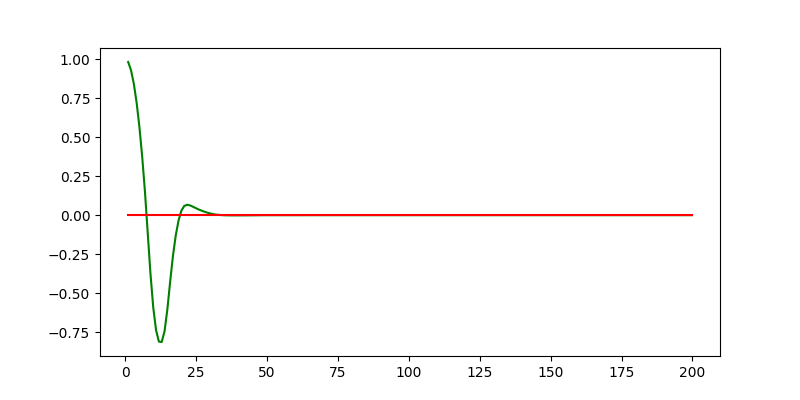

Source code (Python):
# ----------------
# User Instructions
#
# Implement twiddle as shown in the previous two videos.
# Your accumulated error should be very small!
#
# You don't have to use the exact values as shown in the video
# play around with different values! This quiz isn't graded just see
# how low of an error you can get.
#
# Try to get your error below 1.0e-10 with as few iterations
# as possible (too many iterations will cause a timeout).
#
# No cheating!
# ------------

import random
import numpy as np
import matplotlib.pyplot as plt

# ------------------------------------------------
# 
# this is the Robot class
#

class Robot(object):
    def __init__(self, length=20.0):
        """
        Creates robot and initializes location/orientation to 0, 0, 0.
        """
        self.x = 0.0
        self.y = 0.0
        self.orientation = 0.0
        self.length = length
        self.steering_noise = 0.0
        self.distance_noise = 0.0
        self.steering_drift = 0.0

    def set(self, x, y, orientation):
        """
        Sets a robot coordinate.
        """
        self.x = x
        self.y = y
        self.orientation = orientation % (2.0 * np.pi)

    def set_noise(self, steering_noise, distance_noise):
        """
        Sets the noise parameters.
        """
        # makes it possible to change the noise parameters
        # this is often useful in particle filters
        self.steering_noise = steering_noise
        self.distance_noise = distance_noise

    def set_steering_drift(self, drift):
        """
        Sets the systematical steering drift parameter
        """
        self.steering_drift = drift

    def move(self, steering, distance, tolerance=0.001, max_steering_angle=np.pi / 4.0):
        """
        steering = front wheel steering angle, limited by max_steering_angle
        distance = total distance driven, most be non-negative
        """
        if steering > max_steering_angle:
            steering = max_steering_angle
        if steering < -max_steering_angle:
            steering = -max_steering_angle
        if distance < 0.0:
            distance = 0.0

        # apply noise
        steering2 = random.gauss(steering, self.steering_noise)
        distance2 = random.gauss(distance, self.distance_noise)

        # apply steering drift
        steering2 += self.steering_drift

        # Execute motion
        turn = np.tan(steering2) * distance2 / self.length

        if abs(turn) < tolerance:
            # approximate by straight line motion
            self.x += distance2 * np.cos(self.orientation)
            self.y += distance2 * np.sin(self.orientation)
            self.orientation = (self.orientation + turn) % (2.0 * np.pi)
        else:
            # approximate bicycle model for motion
            radius = distance2 / turn
            cx = self.x - (np.sin(self.orientation) * radius)
            cy = self.y + (np.cos(self.orientation) * radius)
            self.orientation = (self.orientation + turn) % (2.0 * np.pi)
            self.x = cx + (np.sin(self.orientation) * radius)
            self.y = cy - (np.cos(self.orientation) * radius)

    def __repr__(self):
        return '[x=%.5f y=%.5f orient=%.5f]' % (self.x, self.y, self.orientation)

############## ADD / MODIFY CODE BELOW ####################
# ------------------------------------------------------------------------
#
# run - does a single control run


def make_robot():
    """
    Resets the robot back to the initial position and drift.
    You'll want to call this after you call `run`.
    """
    robot = Robot()
    robot.set(0, 1, 0)
    robot.set_steering_drift(10 / 180 * np.pi)
    return robot


# NOTE: We use params instead of tau_p, tau_d, tau_i
def run(robot, params, n=100, speed=1.0):
    x_trajectory = []
    y_trajectory = []
    err = 0
    prev_cte = robot.y
    int_cte = 0
    for i in range(2 * n):
        cte = robot.y
        diff_cte = cte - prev_cte
        int_cte += cte
        prev_cte = cte
        steer = -params[0] * cte - params[1] * diff_cte - params[2] * int_cte
        robot.move(steer, speed)
        x_trajectory.append(robot.x)
        y_trajectory.append(robot.y)
        if i >= n:
            err += cte ** 2
    return x_trajectory, y_trajectory, err / n


# Make this tolerance bigger if you are timing out!
def twiddle(tol=0.2): 
    # Don't forget to call `make_robot` before every call of `run`!
    p = [0, 0, 0]
    dp = [1, 1, 1]
    robot = make_robot()
    _, _, best_err = run(robot, p)
    # TODO: twiddle loop here
    while sum(dp) > tol: 
        for i in range(len(dp)):
            p[i] += dp[i]
            robot = make_robot()
            _, _, err = run(robot, p)
            if err < best_err:
                best_err = err
                dp[i]*=1.1
            else:
                p[i] -= 2*dp[i]
                robot = make_robot()
                _, _, err = run(robot, p)
                if err < best_err:
                    best_err = err
                    dp[i]*=1.1
                else:
                    p[i] += dp[i]
                    dp[i] *= .9
        print(best_err, p)
    
    return p, best_err


params, err = twiddle()
print("Final twiddle error = {}".format(err))
robot = make_robot()
x_trajectory, y_trajectory, err = run(robot, params)
n = len(x_trajectory)

fig, (ax1) = plt.subplots(1, 1, figsize=(8, 4))
ax1.plot(x_trajectory, y_trajectory, 'g', label='Twiddle PID controller')
ax1.plot(x_trajectory, np.zeros(n), 'r', label='reference')
fig.savefig('twiddle.png')
